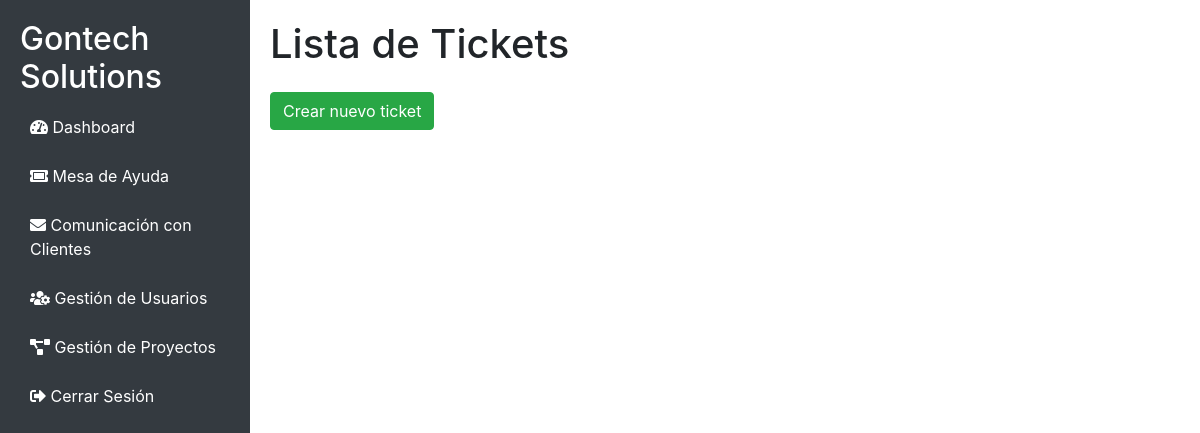
Page /mesa_de_ayuda/lista_tickets/ (signed in) on the earlier database version.
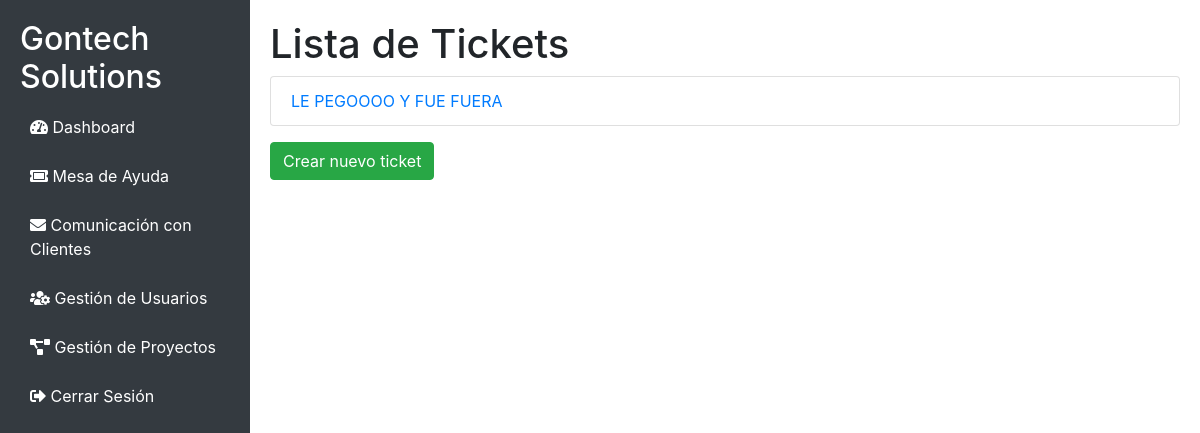
Same page on the later database version.
### mesa_de_ayuda/models.py (models this page shows, shortened)
class TicketServicio(models.Model):
    DESARROLLO = 'Desarrollo'
    SERVICIO_TECNICO = 'Servicio Técnico'
    CONSULTORIA_TI = 'Consultoría TI'
    TIPO_SERVICIO_CHOICES = [
        (DESARROLLO, 'Desarrollo'),
        (SERVICIO_TECNICO, 'Servicio Técnico'),
        (CONSULTORIA_TI, 'Consultoría TI'),
    ]
    nombre_completo = models.CharField(max_length=255)
    cargo = models.CharField(max_length=255)
    empresa = models.CharField(max_length=255)
    numero_telefono = models.CharField(max_length=20)
    correo_electronico = models.EmailField()
    descripcion_problema = models.TextField()
    tipo_servicio = models.CharField(max_length=50, choices=TIPO_SERVICIO_CHOICES)
    urgencia_servicio = models.CharField(max_length=50)
    plazo_deseado = models.DateField()
    cliente = models.ForeignKey(User, on_delete=models.CASCADE)
    prioridad = models.CharField(max_length=50)
    estado = models.CharField(max_length=50)
    fecha_creacion = models.DateTimeField(auto_now_add=True)
    usuario = models.ForeignKey(User, on_delete=models.CASCADE, related_name='tickets_creados')

### mesa_de_ayuda/views.py (the view)
# urls.py: path('lista_tickets/', views.lista_tickets, name='lista_tickets'),
@login_required
def lista_tickets(request):
    tickets = TicketServicio.objects.all()
    return render(request, 'mesa_de_ayuda/lista_tickets.html', {'tickets': tickets})

### mesa_de_ayuda/templates/mesa_de_ayuda/lista_tickets.html (shortened to what this page needs)
{% extends 'base.html' %}
{% block content %}
<h1>Lista de Tickets</h1>
<ul class="list-group">
    {% for ticket in tickets %}
        <li class="list-group-item">
            <a href="{% url 'detalle_ticket' ticket.id %}">{{ ticket.descripcion_problema }}</a>
        </li>
    {% endfor %}
</ul>
<a href="{% url 'crear_ticket' %}" class="btn btn-success mt-3">Crear nuevo ticket</a>
{% endblock %}

Differences in the rows shown:
added TicketServicio: descripcion_problema "LE PEGOOOO Y FUE FUERA"
